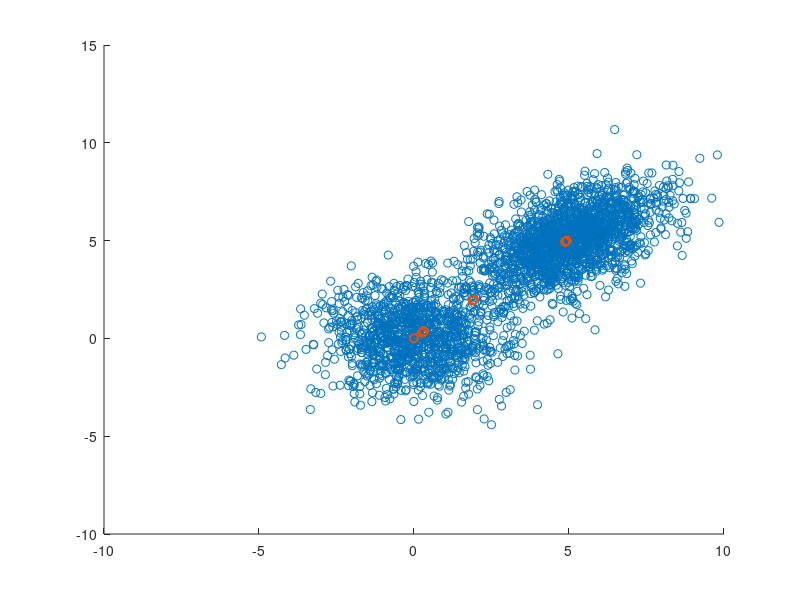

The MATLAB source for this figure:
 u1 = [0 0];
 u2 = [5 5];
 C1 = [2 0; 0 2];
 C2 = [2 1; 1 2];
 
 tot_points = 3000;
 p = zeros(tot_points, 2);
 for i=1:tot_points
     c = rand(1);
     if c<=0.4
         p(i,:) = mvnrnd(u1, C1);
     else
         p(i,:) = mvnrnd(u2, C2);
     end
 end
 
 sig = 2;
 val = zeros(tot_points,1);
 
 mod_p = zeros(tot_points, 2);
 mod_p_tmp = zeros(tot_points, 2);
 count = zeros(tot_points, 1);
 suff_small = 0.001;
 for i=1:tot_points
    diff = 1000;
    new_val = p(i,:);
    while diff > suff_small
        val = exp(-1*sum(bsxfun(@minus, p, new_val).^2, 2)/(2*(sig^2)));
        mod_p_tmp =  bsxfun(@times, p, val);
        new_val = sum(mod_p_tmp)/sum(val);
        diff = sum((mod_p(i,:)-new_val).^2,2);
        mod_p(i,:) = new_val;
        count(i) = count(i) + 1;
    end
 end
 
  scatter(p(:,1),p(:,2), 'b.'); hold on;  scatter(mod_p(:,1),mod_p(:,2),'r+');
  
  MIN = min(count)
  MAX = max(count)
  AVG = sum(count)/tot_points
  